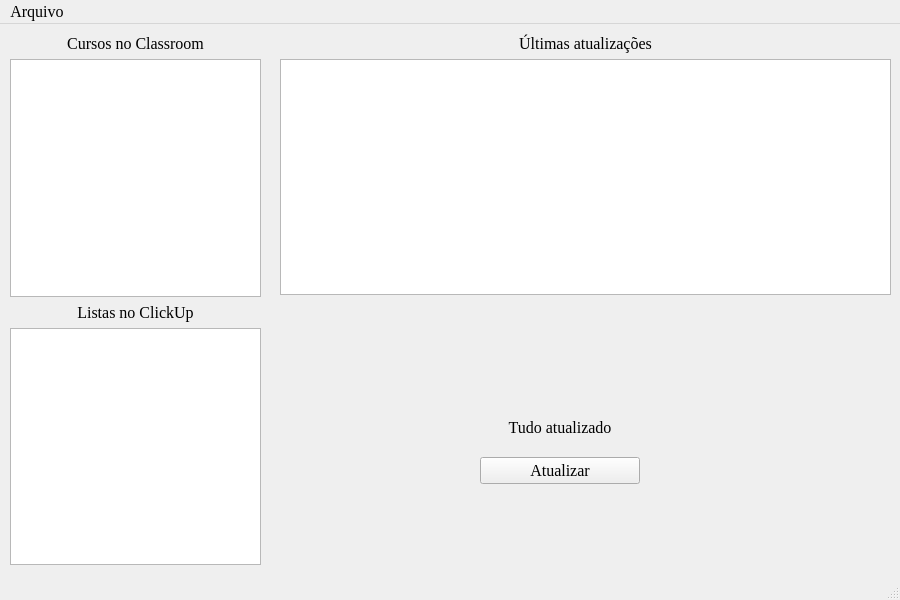
<?xml version="1.0" encoding="UTF-8"?>
<ui version="4.0">
 <class>MainWindow</class>
 <widget class="QMainWindow" name="MainWindow">
  <property name="geometry">
   <rect>
    <x>0</x>
    <y>0</y>
    <width>900</width>
    <height>600</height>
   </rect>
  </property>
  <property name="minimumSize">
   <size>
    <width>900</width>
    <height>600</height>
   </size>
  </property>
  <property name="maximumSize">
   <size>
    <width>900</width>
    <height>600</height>
   </size>
  </property>
  <property name="font">
   <font>
    <family>Times New Roman</family>
    <pointsize>12</pointsize>
   </font>
  </property>
  <property name="windowTitle">
   <string>ClickUp Classroom Sync</string>
  </property>
  <widget class="QWidget" name="centralwidget">
   <property name="minimumSize">
    <size>
     <width>900</width>
     <height>600</height>
    </size>
   </property>
   <property name="maximumSize">
    <size>
     <width>900</width>
     <height>600</height>
    </size>
   </property>
   <widget class="QWidget" name="widget" native="true">
    <property name="geometry">
     <rect>
      <x>0</x>
      <y>0</y>
      <width>900</width>
      <height>600</height>
     </rect>
    </property>
    <property name="minimumSize">
     <size>
      <width>900</width>
      <height>600</height>
     </size>
    </property>
    <property name="maximumSize">
     <size>
      <width>900</width>
      <height>600</height>
     </size>
    </property>
    <widget class="QWidget" name="verticalLayoutWidget">
     <property name="geometry">
      <rect>
       <x>10</x>
       <y>10</y>
       <width>251</width>
       <height>531</height>
      </rect>
     </property>
     <layout class="QVBoxLayout" name="verticalLayout">
      <item>
       <widget class="QLabel" name="label_2">
        <property name="font">
         <font>
          <family>Times New Roman</family>
          <pointsize>12</pointsize>
         </font>
        </property>
        <property name="text">
         <string>Cursos no Classroom</string>
        </property>
        <property name="alignment">
         <set>Qt::AlignCenter</set>
        </property>
       </widget>
      </item>
      <item>
       <widget class="QListWidget" name="classroom_courses"/>
      </item>
      <item>
       <widget class="QLabel" name="label">
        <property name="font">
         <font>
          <family>Times New Roman</family>
          <pointsize>12</pointsize>
         </font>
        </property>
        <property name="text">
         <string>Listas no ClickUp</string>
        </property>
        <property name="alignment">
         <set>Qt::AlignCenter</set>
        </property>
       </widget>
      </item>
      <item>
       <widget class="QListWidget" name="clickup_lists"/>
      </item>
     </layout>
    </widget>
    <widget class="QWidget" name="verticalLayoutWidget_2">
     <property name="geometry">
      <rect>
       <x>280</x>
       <y>10</y>
       <width>611</width>
       <height>261</height>
      </rect>
     </property>
     <layout class="QVBoxLayout" name="verticalLayout_4">
      <item>
       <widget class="QLabel" name="label_3">
        <property name="text">
         <string>Últimas atualizações</string>
        </property>
        <property name="alignment">
         <set>Qt::AlignCenter</set>
        </property>
       </widget>
      </item>
      <item>
       <widget class="QListView" name="listView"/>
      </item>
     </layout>
    </widget>
    <widget class="QWidget" name="verticalLayoutWidget_3">
     <property name="geometry">
      <rect>
       <x>480</x>
       <y>380</y>
       <width>160</width>
       <height>80</height>
      </rect>
     </property>
     <layout class="QVBoxLayout" name="verticalLayout_5">
      <item>
       <widget class="QLabel" name="label_4">
        <property name="text">
         <string>Tudo atualizado</string>
        </property>
        <property name="alignment">
         <set>Qt::AlignCenter</set>
        </property>
       </widget>
      </item>
      <item>
       <widget class="QPushButton" name="pushButton">
        <property name="text">
         <string>Atualizar</string>
        </property>
       </widget>
      </item>
     </layout>
    </widget>
   </widget>
  </widget>
  <widget class="QMenuBar" name="menubar">
   <property name="geometry">
    <rect>
     <x>0</x>
     <y>0</y>
     <width>900</width>
     <height>23</height>
    </rect>
   </property>
   <widget class="QMenu" name="menuArquivo">
    <property name="title">
     <string>Arquivo</string>
    </property>
   </widget>
   <addaction name="menuArquivo"/>
  </widget>
  <widget class="QStatusBar" name="statusbar"/>
 </widget>
 <resources/>
 <connections/>
</ui>
